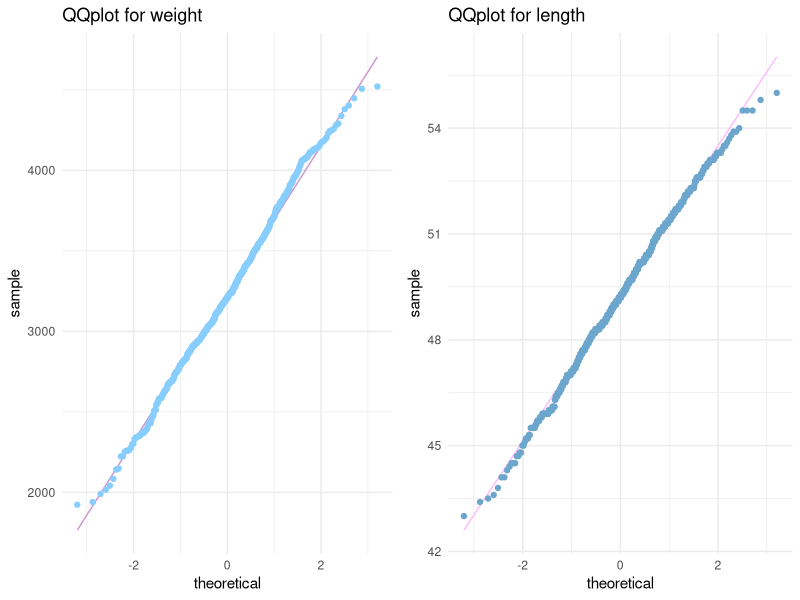
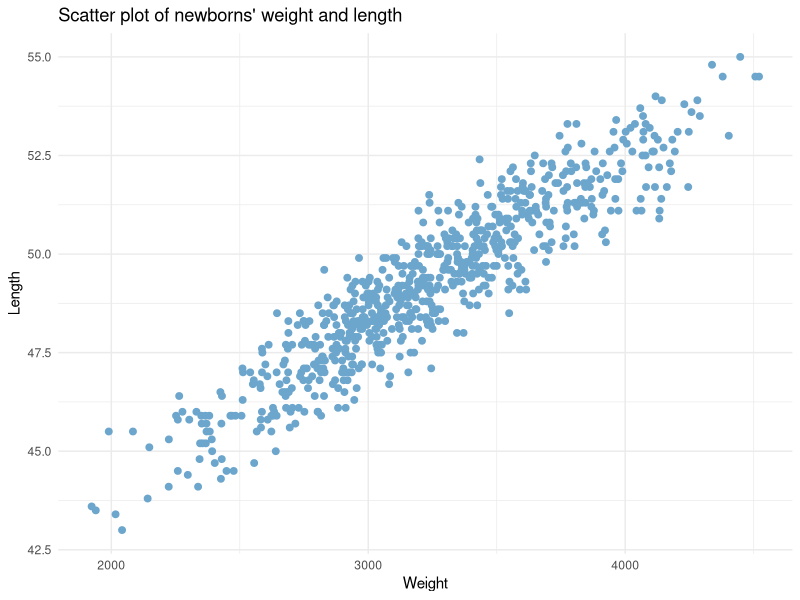
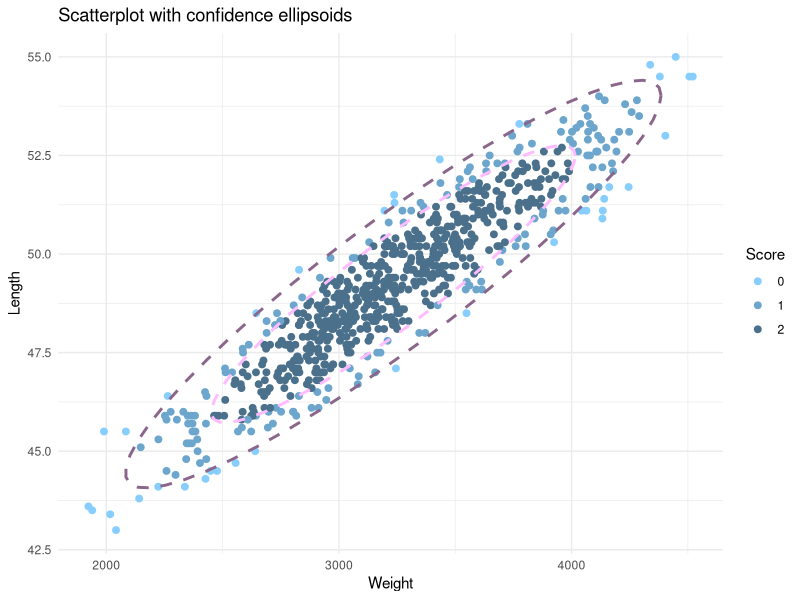
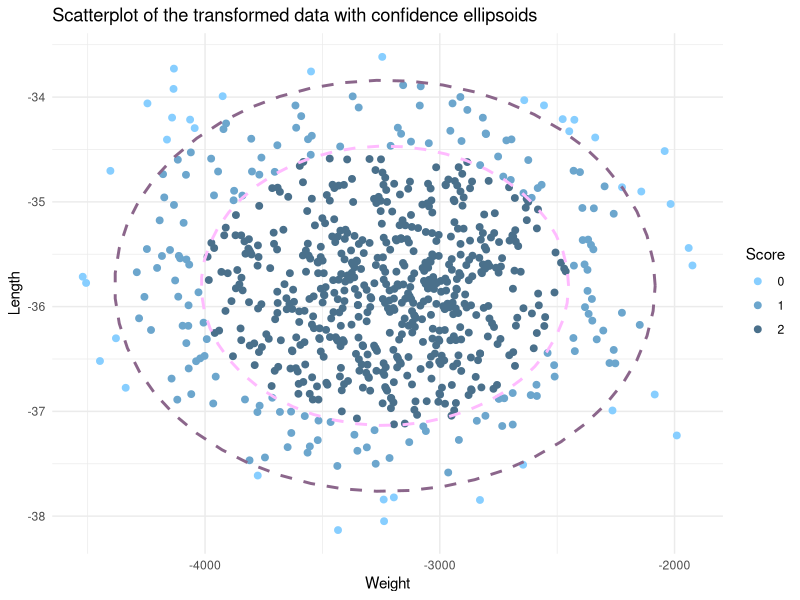
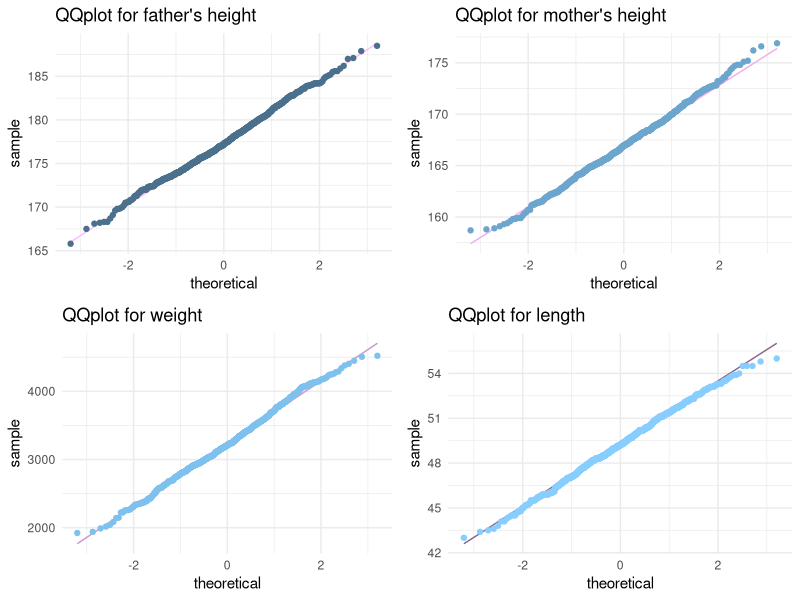
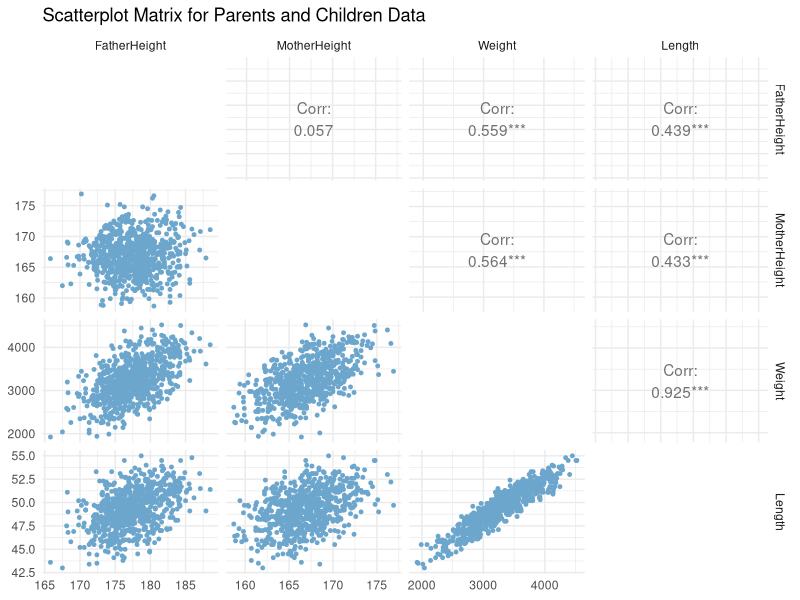
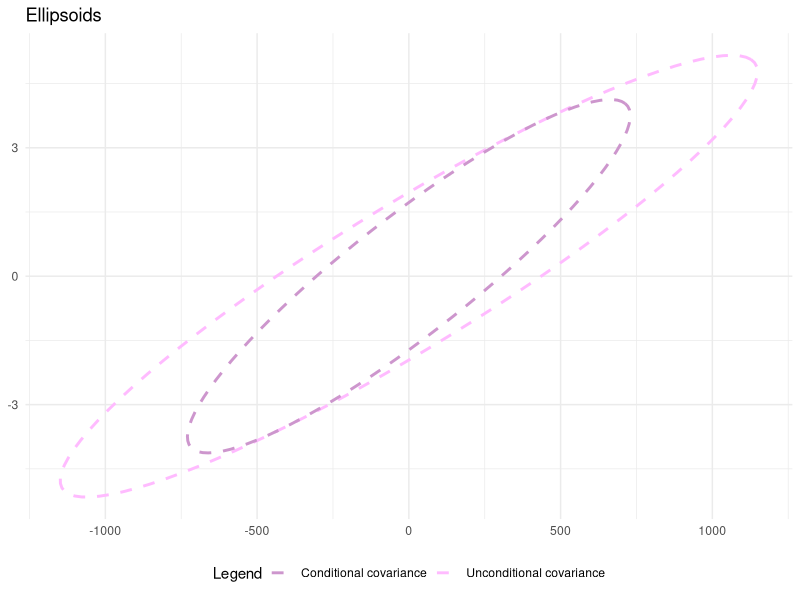
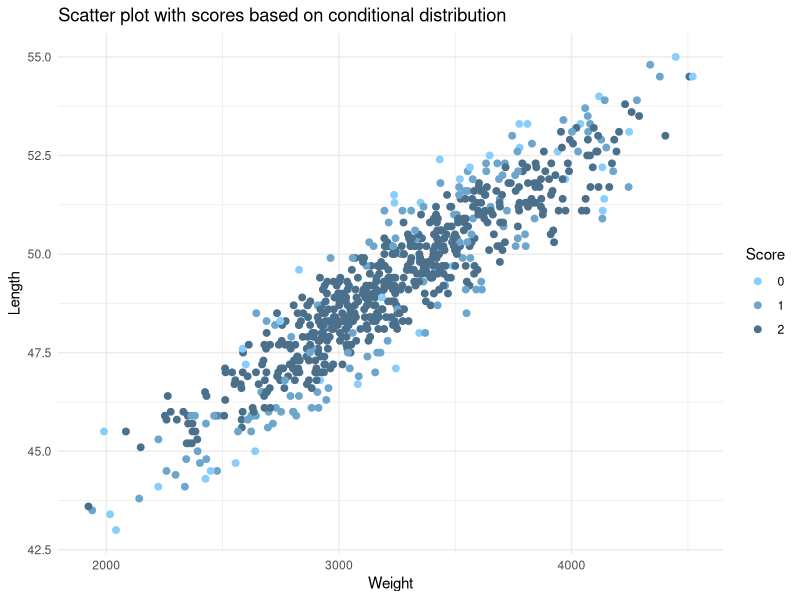

Reproduce these figures in R, in order.
## ---- chunk 1
knitr::opts_chunk$set(echo = TRUE)
## ---- chunk 2
library(car)
library(ggplot2)
library(gridExtra)
library(knitr)
library(kableExtra)
library(GGally)
library(ellipse)
setwd("C:\\Users\\ameli\\Documents\\R\\statistical learning")
## ---- chunk 3
WL <- read.delim("WeightLength.txt")
## ---- chunk 4
mu_w <- mean(WL$Weight)
mu_l <- mean(WL$Length)

var_w <- var(WL$Weight)
var_l <- var(WL$Length)
cov_wl <- cov(WL$Weight, WL$Length)

mu <- c(mu_w, mu_l)
sigma <- matrix(c(var_w, cov_wl, cov_wl, var_l), nrow = 2, ncol = 2)
## ---- chunk 5
p1 <- ggplot(WL, aes(sample = Weight)) +
  stat_qq_line(color = "plum3") +
  stat_qq(color = "skyblue1") +
  labs(title = "QQplot for weight") +
  theme_minimal()

p2 <- ggplot(WL, aes(sample = Length)) +
  stat_qq_line(color = "plum1") +
  stat_qq(color = "skyblue3") +
  labs(title = "QQplot for length") + 
  theme_minimal()

grid.arrange(p1, p2, ncol = 2)
## ---- chunk 6
ggplot(WL, aes(Weight, Length, color = factor(score))) +
  geom_point(size = 2, color = "skyblue3") +
  labs(title = "Scatter plot of newborns' weight and length") +
  theme_minimal()
## ---- chunk 7
WL_mat <- as.matrix(WL)
fun <- mahalanobis(WL, mu, sigma)
alpha_95 <- qchisq(0.95, 2)
alpha_75 <- qchisq(0.75, 2)
score2 <- sum(fun <= alpha_75)
score1 <- sum(fun <= alpha_95 & fun > alpha_75)
score0 <- sum(fun > alpha_95)

score <- ifelse(fun < alpha_75, 2,
                ifelse(fun < alpha_95, 1, 0))

WL$score <- score

ggplot(WL, aes(Weight, Length, color = factor(score))) +
  geom_point(size = 2) +
  stat_ellipse(color = "plum4", level = 0.95, type = "norm", linewidth = 1, linetype = "dashed") +
  stat_ellipse(color = "plum1", level = 0.75, type = "norm", linewidth = 1, linetype = "dashed") +
  scale_color_manual(values = c("0"="skyblue1","1"="skyblue3","2"="skyblue4")) +
  labs(color = "Score", title = "Scatterplot with confidence ellipsoids") +
  theme_minimal()
## ---- chunk 8
score1_df <- data.frame(
  "Score 2" = score2,
  "Score 1" = score1,
  "Score 0" = score0
)

kable(score1_df, align = "ccc", format = "latex", caption = "Number of children for each score") %>%
  kable_styling(latex_options = c("hold_position"))
## ---- chunk 9
P <- eigen(sigma)$vectors
len_P <- apply(P, 2, function(v) sqrt(sum(v^2))) #1 so it is ok

WL_new <- apply(WL_mat, 1, function(x) t(P) %*% x)

WL_new_df <- as.data.frame(t(WL_new))
colnames(WL_new_df) <- c("Z1","Z2")

mean_WL_new <- c(mean(WL_new_df$Z1), mean(WL_new_df$Z2))
sigma_WL_new <- cov(WL_new_df)

fun <- mahalanobis(WL_new_df, mean_WL_new, sigma_WL_new)

score <- ifelse(fun <= alpha_75, 2,
                ifelse(fun <= alpha_95, 1, 0))

score2 <- sum(fun <= alpha_75)
score1 <- sum(fun <= alpha_95 & fun > alpha_75)
score0 <- sum(fun > alpha_95)

WL_new_df$score <- score

ggplot(WL_new_df, aes(Z1, Z2, color = factor(score))) +
  geom_point(size = 2) +
  stat_ellipse(color = "plum4", level = 0.95, type = "norm", linewidth = 1, linetype = "dashed") +
  stat_ellipse(color = "plum1", level = 0.75, type = "norm", linewidth = 1, linetype = "dashed") +
  scale_color_manual(values = c("0"="skyblue1","1"="skyblue3","2"="skyblue4")) +
  labs(color = "Score", title = "Scatterplot of the transformed data with confidence ellipsoids", x = "Weight", y = "Length") +
  theme_minimal()
## ---- chunk 10
PWL <- read.delim("ParentsWeightLength.txt")
## ---- chunk 11
mu_fh <- mean(PWL$FatherHeight)
mu_mh <- mean(PWL$MotherHeight)
mu_w2 <- mean(PWL$Weight)
mu_l2 <- mean(PWL$Length)

mu <- c(mu_fh, mu_mh, mu_w2, mu_l2)
sigma2 <- cov(PWL)
## ---- chunk 12
p1 <- ggplot(PWL, aes(sample = FatherHeight)) +
  stat_qq_line(color = "plum1") +
  stat_qq(color = "skyblue4") +
  labs(title = "QQplot for father's height") +
  theme_minimal()

p2 <- ggplot(PWL, aes(sample = MotherHeight)) +
  stat_qq_line(color = "plum2") +
  stat_qq(color = "skyblue3") +
  labs(title = "QQplot for mother's height") + 
  theme_minimal()

p3 <- ggplot(PWL, aes(sample = Weight)) +
  stat_qq_line(color = "plum3") +
  stat_qq(color = "skyblue2") +
  labs(title = "QQplot for weight") +
  theme_minimal()

p4 <- ggplot(PWL, aes(sample = Length)) +
  stat_qq_line(color = "plum4") +
  stat_qq(color = "skyblue1") +
  labs(title = "QQplot for length") + 
  theme_minimal()

grid.arrange(p1, p2, p3, p4, ncol = 2, nrow = 2)
## ---- chunk 13
ggpairs(PWL, 
        title = "Scatterplot Matrix for Parents and Children Data",
        lower = list(continuous = wrap("points", size = 1, color = "skyblue3")),
        diag = list(continuous = "blankDiag")) +
  theme_minimal()
## ---- chunk 14
child_mu <- c(mu_w2, mu_l2)
parent_mu <- c(mu_fh, mu_mh)
sigma22 <- sigma2[1:2, 1:2]
sigma11 <- sigma2[3:4, 3:4]
sigma21 <- sigma2[1:2, 3:4]
sigma12 <- sigma2[3:4, 1:2]

mu_cond <- t(apply(PWL[, 1:2],1,function(x){
  child_mu + sigma12 %*% solve(sigma22) %*% (x - parent_mu)
}))

sigma_cond <- sigma11 - sigma12 %*% solve(sigma22) %*% sigma21
## ---- chunk 15
library(ellipse)

df_uncond <- as.data.frame(ellipse(sigma, draw = FALSE))
colnames(df_uncond) <- c("x", "y")
df_cond   <- as.data.frame(ellipse(sigma_cond, draw = FALSE))
colnames(df_cond) <- c("x", "y")

ggplot() +
  geom_path(data = df_uncond, aes(x = x, y = y, color = "Unconditional covariance"), linewidth = 1, linetype = "dashed") +
  geom_path(data = df_cond, aes(x = x, y = y, color = "Conditional covariance"), linewidth = 1, linetype = "dashed") +
  scale_color_manual(values = c("Unconditional covariance" = "plum1", 
                                "Conditional covariance" = "plum3")) +
  labs(title = "Ellipsoids",
       x = NULL, 
       y = NULL,
       color = "Legend") +
  theme_minimal() +
  theme(legend.position = "bottom")
## ---- chunk 16
fun2 <- numeric(nrow(PWL))

for(i in 1:nrow(PWL)){
  fun2[i] <- mahalanobis(PWL[i, 3:4], mu_cond[i,], sigma_cond)
}

score2 <- sum(fun2 <= alpha_75)
score1 <- sum(fun2 <= alpha_95 & fun2 > alpha_75)
score0 <- sum(fun2 > alpha_95)

score <- ifelse(fun2 <= alpha_75,2,
                ifelse(fun2 <= alpha_95,1,0))

PWL_mat <- as.matrix(PWL)
PWL$score <- score

ggplot(PWL, aes(Weight, Length, color=factor(score)))+
  geom_point(size=2) +
  scale_color_manual(values = c("0"="skyblue1","1"="skyblue3","2"="skyblue4")) +
  labs(color = "Score", title = "Scatter plot with scores based on conditional distribution") +
  theme_minimal()
## ---- chunk 17
score1_df <- data.frame(
  "Score 2" = score2,
  "Score 1" = score1,
  "Score 0" = score0
)

kable(score1_df, align = "ccc", format = "latex", caption = "Number of children for each score based on the conditional distribution") %>%
  kable_styling(latex_options = c("hold_position"))
## ---- chunk 18
mu_spec <- child_mu + sigma12 %*% solve(sigma22) %*% (c(185, 178) - parent_mu)
mu_spec_vector <- as.vector(mu_spec)

ell2_95 <- as.data.frame(ellipse(sigma_cond, centre = as.vector(mu_spec), t = sqrt(alpha_95), draw = FALSE))
ell2_75 <- as.data.frame(ellipse(sigma_cond, centre = as.vector(mu_spec), t = sqrt(alpha_75), draw = FALSE))
colnames(ell2_95) <- c("Weight", "Length")
colnames(ell2_75) <- c("Weight", "Length")

ggplot(PWL, aes(x = Weight, y = Length)) +
  geom_point(size = 2, color = "skyblue2") + 
  geom_path(data = ell2_95, color = "plum4", linewidth = 1, linetype = "dashed") +  
  geom_path(data = ell2_75, color = "plum1", linewidth = 1, linetype = "dashed") + 
  geom_point(aes(x = mu_spec_vector[1], y = mu_spec_vector[2]), 
             color = "black", shape = 4, size = 5) + 
  labs(title = "Classification Ellipsoids for Parents (185cm, 178cm)",
       subtitle = "Cross marks the predicted (conditional mean) weight and length") +
  theme_minimal()
## ---- chunk 19
sigma2_P <- eigen(sigma2)$vectors
len_sigma2_P <- apply(sigma2_P, 2, function(v) sqrt(sum(v^2))) #1 so it is ok

PWL_new <- apply(PWL_mat, 1, function(x) t(sigma2_P) %*% x)
PWL_new_df <- as.data.frame(t(PWL_new))
colnames(PWL_new_df) <- c("FatherHeight", "MotherHeight", "Weight", "Length")

ggpairs(PWL_new_df, 
        title = "Scatterplot Matrix for Transformed Parents and Children Data",
        lower = list(continuous = wrap("points", size = 1, color = "skyblue3")),
        diag = list(continuous = "blankDiag")) +
  theme_minimal()
